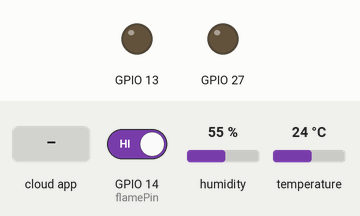
The sketch below on a simulated ESP32. Parts: output pins drawn as LEDs (lit = HIGH). Inputs (shaded band) come from the test bench; at power-on: GPIO 14 (flamePin) HIGH, humidity 55 %, temperature 24 °C. WiFi joins after 1.5 s; servers stay silent unless stated; the Firebase database answers and starts empty; what the sketch prints to the serial monitor is not drawn.

Above: at 3.0 s.
3.1 s: the phone or cloud app sets light to 1
At 4.2 s:
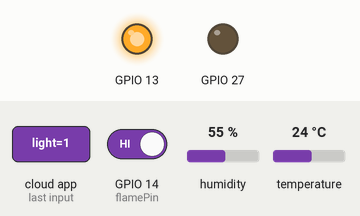
5.1 s: the phone or cloud app sets fan to 1
At 5.7 s:
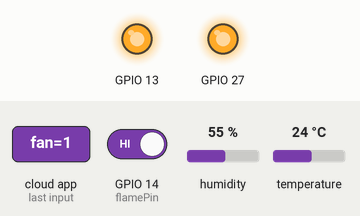
6.7 s: the phone or cloud app sets light to 0
At 7.7 s:
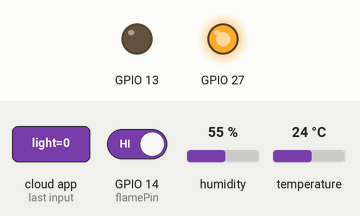
8.6 s: the phone or cloud app sets fan to 0
At 9.1 s:
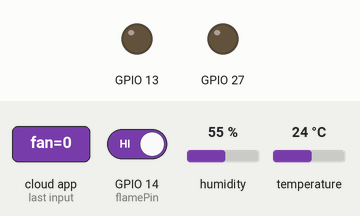
Timing chart, 0 to 11.1 s (numbered marks = the images above; inputs shaded):
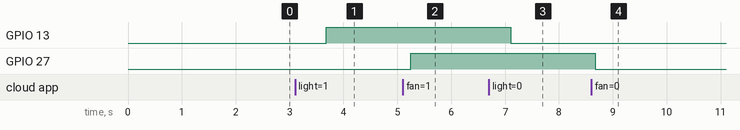

The sketch:

home-automation.ino
```cpp
#include <WiFi.h>
#include <FirebaseESP32.h>
#include "DHT.h"
#define DHTPIN 12
#define DHTTYPE DHT11
const int flamePin = 14;
int Flame = HIGH;

DHT dht(DHTPIN, DHTTYPE);

#define FIREBASE_HOST "ENTER_YOURS"
#define FIREBASE_AUTH "ENTER_YOURS"
#define WIFI_SSID "WIFI NAME"
#define WIFI_PASSWORD "WIFI PWD"

//Define FirebaseESP8266 data object
FirebaseData firebaseData;

FirebaseJson json;

void printResult(FirebaseData &data);

void setup()
{
  pinMode(13,OUTPUT);
  pinMode(27,OUTPUT);
  pinMode(flamePin, INPUT);
  Serial.begin(115200);
  dht.begin();

  WiFi.begin(WIFI_SSID, WIFI_PASSWORD);
  Serial.print("Connecting to Wi-Fi");
  while (WiFi.status() != WL_CONNECTED)
  {
    Serial.print(".");
    delay(300);
  }
  Serial.println();
  Serial.print("Connected with IP: ");
  Serial.println(WiFi.localIP());
  Serial.println();

  Firebase.begin(FIREBASE_HOST, FIREBASE_AUTH);
  Firebase.reconnectWiFi(true);

  //Set database read timeout to 1 minute (max 15 minutes)
  Firebase.setReadTimeout(firebaseData, 1000 * 60);
  //tiny, small, medium, large and unlimited.
  //Size and its write timeout e.g. tiny (1s), small (10s), medium (30s) and large (60s).
  Firebase.setwriteSizeLimit(firebaseData, "tiny");
  Firebase.setBool(firebaseData,"/light",false);
  Firebase.setBool(firebaseData,"/fan",false);
}

void loop()
{
  led1();
  delay(100);
  th();
  flame();
  motor();

}

void led1(){
  Firebase.getBool(firebaseData,"/light");
  if(firebaseData.boolData()==true)
  {
    digitalWrite(13,HIGH);
  }
  else
  {
    digitalWrite(13,LOW);
  }
  }


 void th(){
  float h = dht.readHumidity();
  float t = dht.readTemperature();
  Firebase.setFloat(firebaseData,"/humidity",h);
  Firebase.setFloat(firebaseData,"/temperature",t);
  }

 void flame(){
  Flame = digitalRead(flamePin);
  if (Flame== LOW)
  {
   Firebase.setInt(firebaseData,"/fire",1);
  }
  else
  {
   Firebase.setInt(firebaseData,"/fire",0);
  }
  }

 void motor(){
  Firebase.getBool(firebaseData,"/fan");
  if(firebaseData.boolData()==true)
   {
    digitalWrite(27,HIGH);
  }
  else
  {
    digitalWrite(27,LOW);
  }
  }
```

Measured:
- after the input at 3.1 s, GPIO 13: LOW → HIGH after 0.58 s
- after the input at 5.1 s, GPIO 27: LOW → HIGH after 0.15 s
- after the input at 6.7 s, GPIO 13: HIGH → LOW after 0.40 s
- after the input at 8.6 s, GPIO 27: HIGH → LOW after 0.07 s
